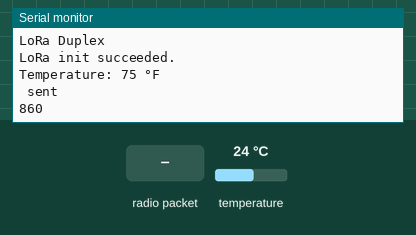
This sketch was run on a simulated Arduino Uno, built with avr-gcc and run on an emulated ATmega328P. On the bench: the last lines printed to the serial monitor. The inputs (shaded band) are chosen by the test bench; at power-on: temperature 24 °C. No radio packets arrive unless stated.

Above: at 1.6 s.
1.7 s: radio packet "!!!!sendtemp" arrives
At 2.8 s:
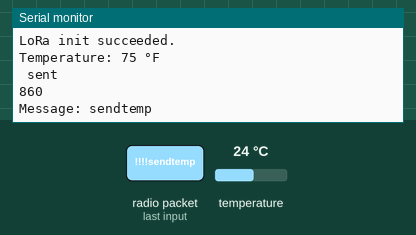
3.2 s: radio packet "1" arrives
At 3.9 s:
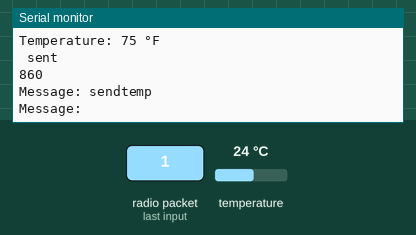

Measured:
- after the input at 1.7 s, the serial monitor: prints a new line at once (image 1)
- after the input at 3.2 s, the serial monitor: prints a new line at once (image 2)

The sketch:

testdsx20x_sensorV3works.ino
```cpp
/*
  LoRa Duplex communication

  Sends a message every half second, and polls continually
  for new incoming messages. Implements a one-byte addressing scheme,
  with 0xFF as the broadcast address.

  Uses readString() from Stream class to read payload. The Stream class'
  timeout may affect other functuons, like the radio's callback. For an

  created 28 April 2017
  by Tom Igoe
*/
#include <SPI.h>              // include libraries
#include <LoRa.h>
#include <Wire.h>
#include <OneWire.h>
#include <DallasTemperature.h>

#define BUTTON_A  9
  #define BUTTON_B  6
  #define BUTTON_C  5
  #define WIRE Wire

   // Data wire is connected to pin 2 on the Arduino
#define ONE_WIRE_BUS 17  //pin A3

const int csPin = 8;          // LoRa radio chip select
const int resetPin = 4;       // LoRa radio reset
const int irqPin = 3;         // change for your board; must be a hardware interrupt pin
const int powerPin = 13;

String outgoing;              // outgoing message

byte msgCount = 0;            // count of outgoing messages
byte localAddress = 8;     // address of this device
byte destination = 0x02;      // destination to send to
long lastSendTime = 0;        // last send time
const unsigned long interval = 3600000;          // interval 1hours


// Setup a oneWire instance to communicate with any OneWire devices
OneWire oneWire(ONE_WIRE_BUS);

// Pass our oneWire reference to Dallas Temperature sensor
DallasTemperature sensors(&oneWire);

void setup() {

  pinMode(BUTTON_A, INPUT_PULLUP);
  pinMode(BUTTON_B, INPUT_PULLUP);
  pinMode(BUTTON_C, INPUT_PULLUP);
  pinMode(powerPin, OUTPUT);

  Serial.begin(9600);                   // initialize serial
  //while (!Serial);
sensors.begin();
  Serial.println("LoRa Duplex");

  // override the default CS, reset, and IRQ pins (optional)
  LoRa.setPins(csPin, resetPin, irqPin);// set CS, reset, IRQ pin

  if (!LoRa.begin(915E6)) {             // initialize ratio at 915 MHz
    Serial.println("LoRa init failed. Check your connections.");
    while (true);                       // if failed, do nothing
  }

  Serial.println("LoRa init succeeded.");
  LoRa.setSpreadingFactor(12);
  //LoRa.dumpRegisters(Serial);

}

void loop() {
	int n=0;  //number of timez to fun 1hours
  while (n<5 ) {
  // Request temperature readings from the sensor
  sensors.requestTemperatures();
  // Fetch the temperature in Celsius
  float temperatureC = sensors.getTempCByIndex(0);
  float temperatureF = (temperatureC * 9.0 / 5.0) + 32.0;
  // Print the temperature to the serial monitor

  int temperatureFInt = int(temperatureF);
  String message = String(temperatureFInt);
  Serial.print("Temperature: ");
  Serial.print(temperatureFInt);
  Serial.println(" °F");
  String preamble = "!!!!zy";
  message = preamble + message;
  sendMessage(message);
    Serial.println(" sent");

  lastSendTime = millis();
  Serial.println(lastSendTime);
  while(millis() - lastSendTime < interval)
  {      onReceive(LoRa.parsePacket());
    //wait 1 hours
  }

   n++;
  }

  lastSendTime = millis();
  while(millis() - lastSendTime < interval*21)
  {      onReceive(LoRa.parsePacket());
    //wait 12 hours
  }


/*
  if (!digitalRead(BUTTON_A) || !digitalRead(BUTTON_B) || !digitalRead(BUTTON_C)) {
    Serial.println("Button pressed!");
    char radiopacket[20] = "Button #";
    char radiopackett[20] = "";
    if (!digitalRead(BUTTON_A)) radiopacket[8] = 'A';
    if (!digitalRead(BUTTON_B)) strcpy(radiopacket + 0, "Hey Captain!");;
    if (!digitalRead(BUTTON_C)) {}


  }
  */

}


void sendMessage(String outgoing) {
  LoRa.beginPacket();                   // start packet
  LoRa.write(destination);              // add destination address
  LoRa.write(localAddress);             // add sender address
  LoRa.write(msgCount);                 // add message ID
  LoRa.write(outgoing.length());        // add payload length
  LoRa.print(outgoing);                 // add payload
  LoRa.endPacket();                     // finish packet and send it
  msgCount++;                           // increment message ID


}

void onReceive(int packetSize) {
  if (packetSize == 0) return;          // if there's no packet, return

  //read packet header bytes:
  int recipient = LoRa.read();          // recipient address
  byte sender = LoRa.read();            // sender address
  byte incomingMsgId = LoRa.read();     // incoming msg ID
  byte incomingLength = LoRa.read();    // incoming msg length

  String incoming = "";

  while (LoRa.available()) {
    incoming += (char)LoRa.read();
  }

  //if (incomingLength != incoming.length()) {   // check length for error
  //  Serial.println("error: message length does not match length");
  //  return;                             // skip rest of function
  //}

  // if the recipient isn't this device or broadcast,
  //if (recipient != localAddress && recipient != 0xFF) {
  //  Serial.println("This message is not for me.");
  //  return;                             // skip rest of function
  //}

  // if message is for this device, or broadcast, print details:
  //Serial.println("Received from: 0x" + String(sender, HEX));
  //Serial.println("Sent to: 0x" + String(recipient, HEX));
  //Serial.println("Message ID: " + String(incomingMsgId));
  //Serial.println("Message length: " + String(incomingLength));
  Serial.println("Message: " + incoming);

  if (incoming.indexOf("!!!!sendtemp") != -1) {
  // The string contains "!!!!sendtemp"
  // Add your code here to handle the case where the condition is true
  Serial.println("Command to send temperature received!");

  sensors.requestTemperatures();
  float temperatureC = sensors.getTempCByIndex(0);
  float temperatureF = (temperatureC * 9.0 / 5.0) + 32.0;
  int temperatureFInt = int(temperatureF);
  String message = String(temperatureFInt);
  Serial.print("Temperature: ");
  Serial.print(temperatureFInt);
  Serial.println(" °F");
  String preamble = "!!!!zy";
  message = preamble + message;
  sendMessage(message);
    Serial.println(" sent");

}


  //Serial.println("RSSI: " + String(LoRa.packetRssi()));
  //Serial.println("Snr: " + String(LoRa.packetSnr()));
  //Serial.println();
}

  /*
  if (millis() - lastSendTime > interval) {
  String message = "  Hello LoRa World1";   // send a message
    sendMessage(message);
    //Serial.println("Sending " + message);
    lastSendTime = millis();            // timestamp the message
    interval = random(5000) + 1000;    // 2-3 seconds
    //LoRa.dumpRegisters(Serial);
  }
    */
```
